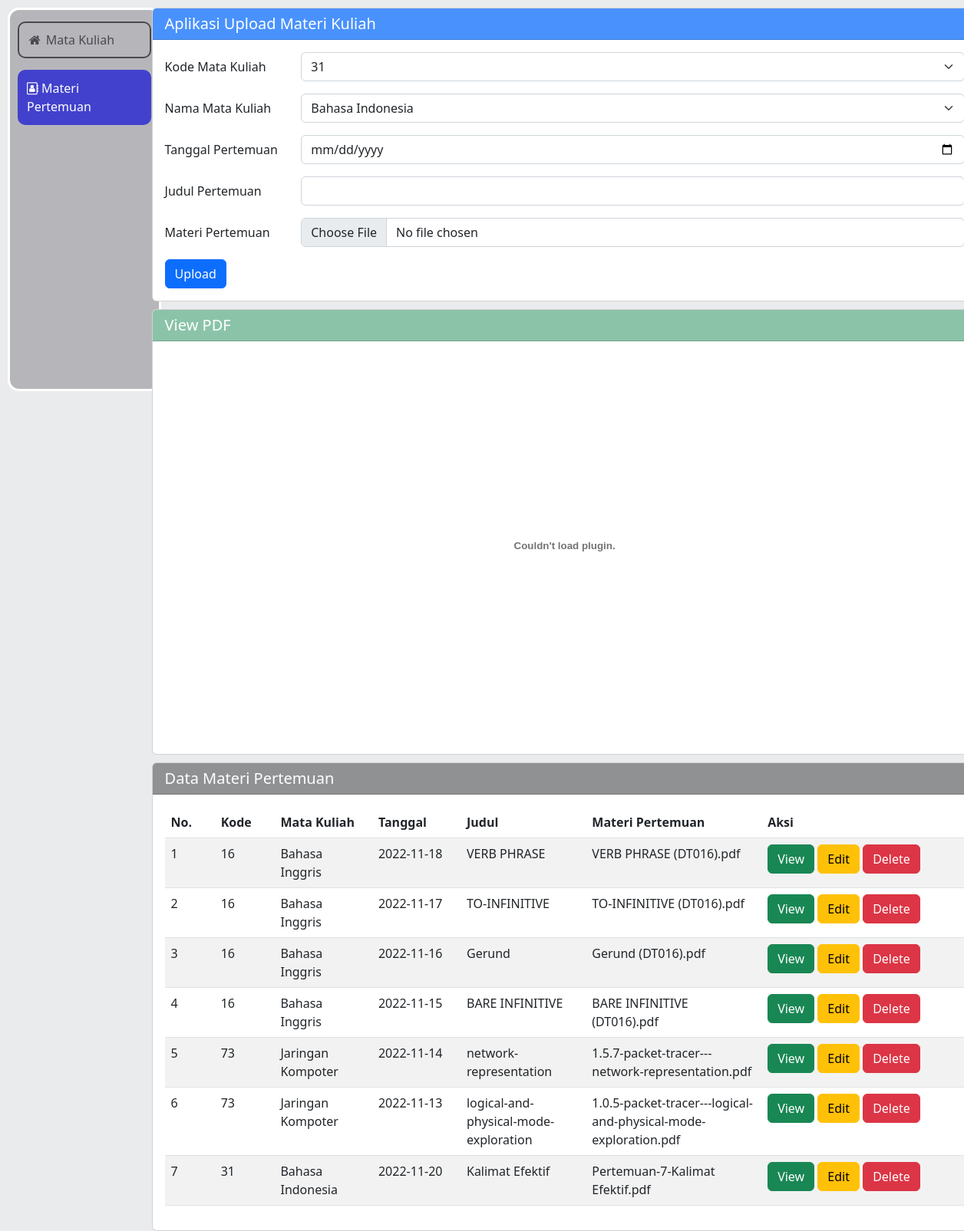
/fileUpload/index.php?op=view&id=24, run on the app's committed database.
### tables this page shows
CREATE TABLE `modul` (
  `id` int(5) NOT NULL,
  `kode` int(11) NOT NULL,
  `nama` varchar(32) NOT NULL,
  `tanggal` date NOT NULL,
  `judul` varchar(255) NOT NULL,
  `materi` varchar(255) NOT NULL
);

### fileUpload/index.php (the view, shortened to what this page needs)
<?php
include('../config/configuration.php');
include('../style/sidebar.php');
$tanggal = "";
$judul = "";
$materi = "";
?>
<!DOCTYPE html>
<html lang="en">
<head>
    <link href="https://cdn.jsdelivr.net/npm/bootstrap@5.2.2/dist/css/bootstrap.min.css" rel="stylesheet">
</head>
<body>
    <div class="container mx-auto">
        <div class="sidebar">
            <a href="../index.php"><i class="fa fa-fw fa-home"></i> Mata Kuliah</a>
            <a class="active" href="#"><i class="fa fa-address-book-o"></i> Materi Pertemuan</a>
        </div>
        <div class="card">
            <h5 class="card-header text-white bg-primary bg-opacity-75">Aplikasi Upload Materi Kuliah</h5>
            <div class="card-body">
                <form action="" method="POST" enctype="multipart/form-data">
                    <div class="mb-3 row">
                        <label for="kode" class="col-sm-2 col-form-label">Kode Mata Kuliah</label>
                        <div class="col-sm-10">
                            <select type="text" class="form-select" id="nama" name="kode">
                                <?php
                                $kdl = 'select * from matakuliah';
                                $kodematkul = mysqli_query($koneksi, $kdl);
                                while ($km = mysqli_fetch_array($kodematkul)) {
                                    echo "<option value='$km[kd_mk]'>$km[kd_mk]</option>";
                                }
                                ?>
                            </select>
                        </div>
                    </div>
                    <div class="mb-3 row">
                        <label for="nama" class="col-sm-2 col-form-label">Nama Mata Kuliah</label>
                        <div class="col-sm-10">
                            <select type="text" class="form-select" id="nama" name="nama">
                                <?php
                                $mkl = 'select * from matakuliah';
                                $namamatkul = mysqli_query($koneksi, $mkl);
                                while ($matkul = mysqli_fetch_array($namamatkul)) {
                                    echo "<option value='$matkul[nm_mk]'>$matkul[nm_mk]</option>";
                                }
                                ?>
                            </select>
                        </div>
                    </div>
                    <div class="mb-3 row">
                        <label for="tanggal" class="col-sm-2 col-form-label">Tanggal Pertemuan</label>
                        <div class="col-sm-10">
                            <input type="date" class="form-control" id="tanggal" name="tanggal" value="<?php echo $tanggal ?>">
                        </div>
                    </div>
                    <div class="mb-3 row">
                        <label for="judul" class="col-sm-2 col-form-label">Judul Pertemuan</label>
                        <div class="col-sm-10">
                            <input type="text" class="form-control" id="judul" name="judul" value="<?php echo $judul ?>">
                        </div>
                    </div>
                    <div class="mb-3 row">
                        <label for="materi" class="col-sm-2 col-form-label">Materi Pertemuan</label>
                        <div class="col-sm-10">
                            <input type="file" class="form-control" id="materi" name="materi"><?php echo $materi ?>
                        </div>
                    </div>
                    <div class="col-12">
                        <input type="submit" value="Upload" name="simpan" class="btn btn-primary ">
                    </div>
                </form>
            </div>
        </div>
        <div class="card">
            <h5 class="card-header text-white bg-success bg-opacity-50">View PDF</h5>
            <div class="card-body">
                <?php
                if (isset($_GET['op'])) {
                    if ($_GET['op'] == 'view') {
                        $id = $_GET['id'];
                        $queryShow = "select * from modul where id = '$id'";
                        $sqlShow = mysqli_query($koneksi, $queryShow);
                        $result = mysqli_fetch_assoc($sqlShow);
                ?>
                        <embed src="../file_materi/<?php echo $result['materi']; ?>" type="application/pdf" width="100%" height="500px">
                <?php
                    }
                }
                ?>
            </div>
        </div>
        <div class="card">
            <h5 class="card-header text-white bg-dark bg-opacity-50">Data Materi Pertemuan</h5>
            <div class="card-body">
                <table class="table table-striped">
                    <thead>
                        <tr>
                            <th scope="col" style="width: 3%;">No.</th>
                            <th scope="col" style="width: 3%;">Kode</th>
                            <th scope="col" style="width: 5%;">Mata Kuliah</th>
                            <th scope="col" style="width: 5%;">Tanggal</th>
                            <th scope="col" style="width: 5%;">Judul</th>
                            <th scope="col" style="width: 10%;">Materi Pertemuan</th>
                            <th scope="col" style="width: 15%;">Aksi</th>
                        </tr>
                    </thead>
                    <tbody>
                        <?php
                        $no = 1;
                        $sql2 = "select * from modul order by id desc";
                        $q2 = mysqli_query($koneksi, $sql2);
                        while ($r2 = mysqli_fetch_array($q2)) {
                            $id = $r2['id'];
                            $kode = $r2['kode'];
                            $nama = $r2['nama'];
                            $tanggal = $r2['tanggal'];
                            $judul = $r2['judul'];
                            $materi = $r2['materi'];
                        ?>
                            <tr>
                                <td scope="row"><?php echo $no; ?></td>
                                <td scope="row"><?php echo $kode ?></td>
                                <td scope="row"><?php echo $nama ?></td>
                                <td scope="row"><?php echo $tanggal ?></td>
                                <td scope="row"><?php echo $judul ?></td>
                                <td scope="row"><?php echo $materi ?></td>
                                <td scope="row">
                                    <a href="index.php?op=view&id=<?php echo $id ?>"><button type="button" class="btn btn-success">View</button></a>
                                    <a href="index.php?op=edit&id=<?php echo $id ?>"><button type="button" class="btn btn-warning">Edit</button></a>
                                    <a href="index.php?op=delete&id=<?php echo $id ?>" onclick="return confirm('Yakin Mau Delete Data?')"><button type="button" class="btn btn-danger">Delete</button></a>
                                </td>
                            </tr>
                        <?php
                            $no++;
                        }
                        ?>
                    </tbody>
                </table>
            </div>
        </div>
    </div>
</body>
</html>

### style/sidebar.php (style rules this page uses)
.sidebar { margin: 0; padding: 0; left: 10px; width: 200px; background-color: rgb(182, 182, 186); position: fixed; height: 500px; overflow: auto; border-radius: 15px; border: 3px solid #fff; }
.sidebar a { display: block; color: #484852; padding: 10px; text-decoration: none; margin: 15px 10px; border-radius: 10px; border: 2px solid #484852; }
.sidebar a.active { background-color: #4141cd; color: white; margin: 15px 10px; border: 2px solid #4141cd; }

### fileUpload/index.php (style rules this page uses)
.mx-auto { max-width: 1100px; }
.card { margin-top: 10px; left: 10%; }
body { background-color: #eaebed; }

### data on the page
modul: kode "16", nama "Bahasa Inggris", tanggal "2022-11-18", judul "VERB PHRASE", materi "VERB PHRASE (DT016).pdf"
modul: kode "16", nama "Bahasa Inggris", tanggal "2022-11-17", judul "TO-INFINITIVE", materi "TO-INFINITIVE (DT016).pdf"
modul: kode "16", nama "Bahasa Inggris", tanggal "2022-11-16", judul "Gerund", materi "Gerund (DT016).pdf"
modul: kode "16", nama "Bahasa Inggris", tanggal "2022-11-15", judul "BARE INFINITIVE", materi "BARE INFINITIVE (DT016).pdf"
modul: kode "73", nama "Jaringan Kompoter", tanggal "2022-11-14", judul "network-representation", materi "1.5.7-packet-tracer---network-representation.pdf"
modul: kode "73", nama "Jaringan Kompoter", tanggal "2022-11-13", judul "logical-and-physical-mode-exploration", materi "1.0.5-packet-tracer---logical-and-physical-mode-exploration.pdf"
modul: kode "31", nama "Bahasa Indonesia", tanggal "2022-11-20", judul "Kalimat Efektif", materi "Pertemuan-7-Kalimat Efektif.pdf"

### other printed values
form field kode "31"
form field nama "Bahasa Indonesia"
